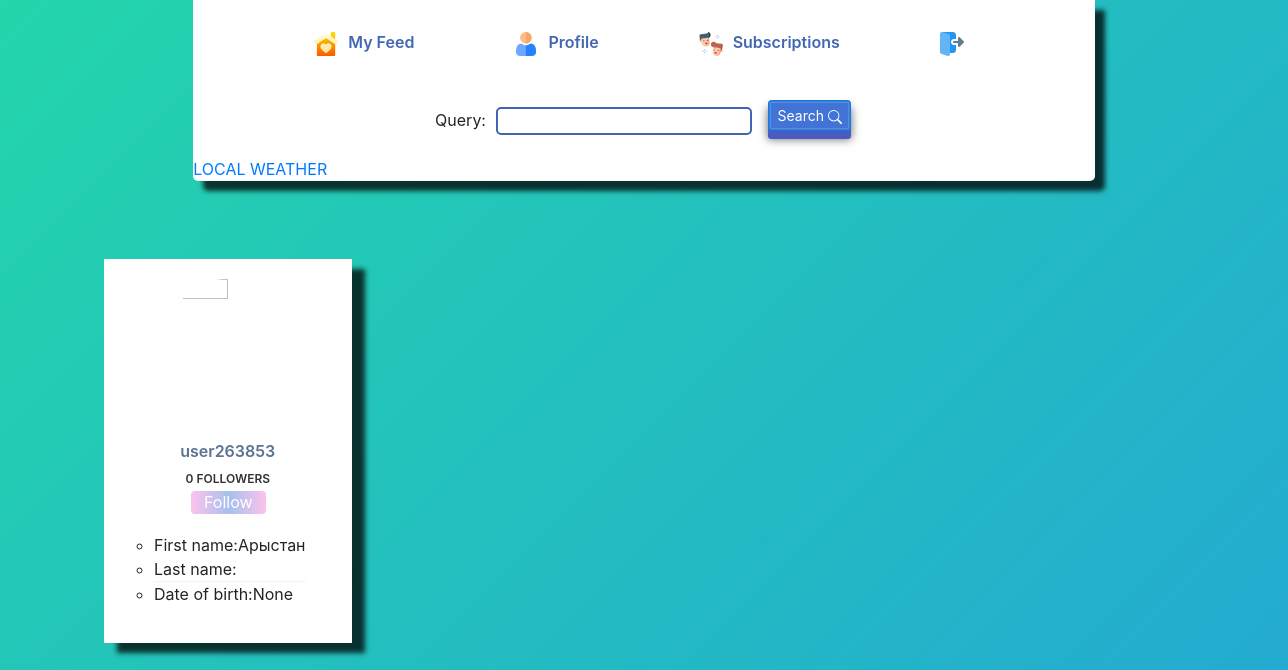
Before: /account/users/user263853 (signed in) with the older database file.
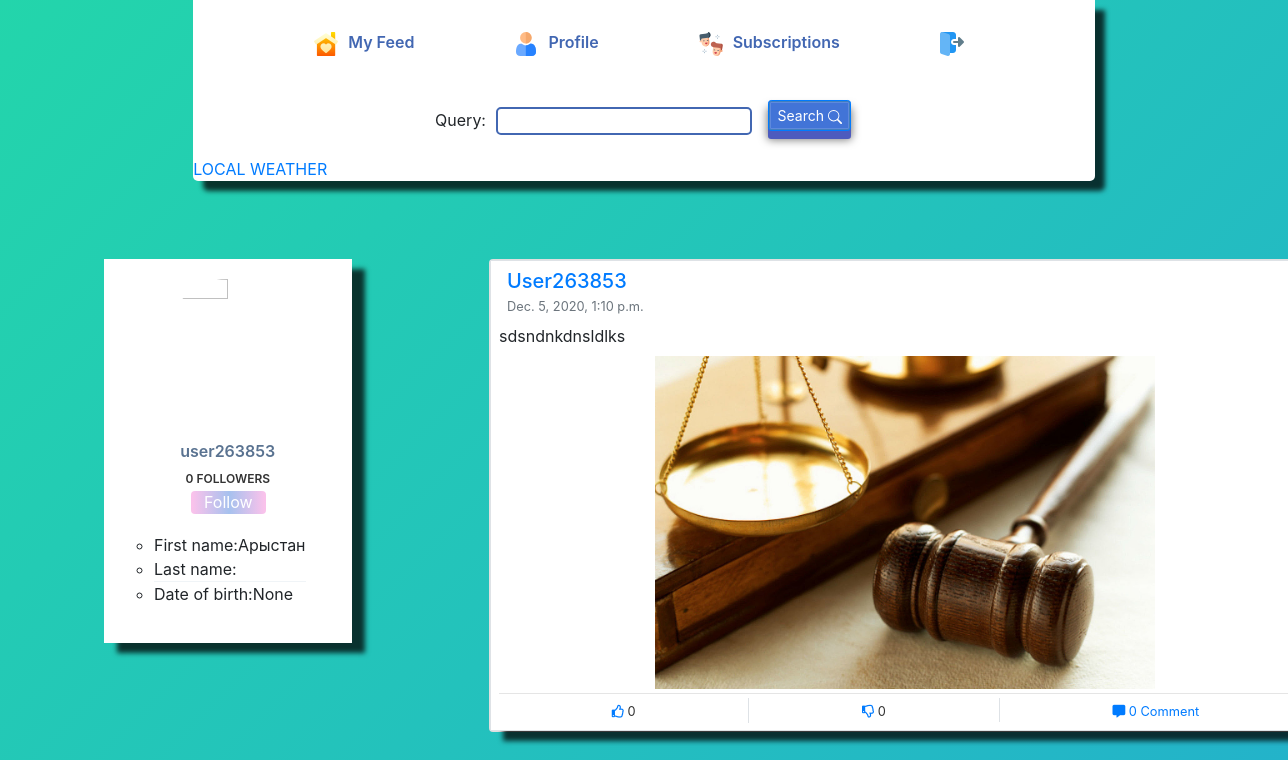
After: the same page with the newer database file.
### blog/models.py (models this page shows, shortened)
class Blog(models.Model):
    user = models.ForeignKey(User, on_delete=models.CASCADE)
    blog_text=models.TextField("What's up on your mind")
    photo = models.ImageField(upload_to='users/%Y/%m/%d', blank=True)
    date_added = models.DateTimeField(auto_now_add=True)
    votes = GenericRelation(LikeDislike, related_query_name='blogs')
    headline = models.CharField(max_length=500)

### account/views.py (the view)
# urls.py: path('users/<username>',views.others,name='others'),
@login_required
def others(request,username):
    s_form = Search1Form()
    try:
        user = User.objects.get(username=username)
    except:
        raise Http404
    blogs = Blog.objects.filter(user=user).order_by('date_added')
    context = locals()
    template = 'account/others.html'
    return render(request, template, context)

### account/forms.py
class Search1Form(forms.Form):
    query = forms.CharField()

### blog/models.py (called while the page is built)
    def likes(self):
        return self.get_queryset().filter(vote__gt=0)

    def dislikes(self):
        return self.get_queryset().filter(vote__lt=0)

### account/templates/account/others.html (shortened to what the changed rows need)
{% extends "base.html" %}
{%  load bootstrap4 %}
{% block content %}
{% bootstrap_css%}
<link href="//maxcdn.bootstrapcdn.com/bootstrap/4.1.1/css/bootstrap.min.css" rel="stylesheet" id="bootstrap-css">
 <link rel="stylesheet" href="https://stackpath.bootstrapcdn.com/bootstrap/4.4.1/css/bootstrap.min.css">
    <link rel="stylesheet" href="https://use.fontawesome.com/releases/v5.6.1/css/all.css">
<div class="col-6" style="margin-top: -358px;margin-left: 474px;max-width: 67%;">
                {% for blog in blogs%}
                <section class="card mt-4">
                    <div class="border p-2" style="
    box-shadow: 13px 10px 5px 0px rgba(0,0,0,0.75);
">
                        <div class="row m-0">
                                {% if blog.user.profile.photo %}
                              {% load thumbnail %}
                              {% endif %}
                            <div class="flex-grow-1 pl-2">
                                {% if blog.user != request.user %}
                                <a class="text-decoration-none" href="{% url 'users:others' blog.user %}">
                                    <h2 class="text-capitalize h5 mb-0">{{blog.user}}</h2>
                                </a>
                                {% else %}
                                <a class="text-decoration-none" href="{% url 'users:profile' %}">
                                    <h2 class="text-capitalize h5 mb-0">{{blog.user}}</h2>
                                </a>
                                {% endif %}
                                <p class="small text-secondary m-0 mt-1">{{blog.date_added}}</p>
                            </div>
                        </div>
                        <div class="">
                            <p class="my-2">
                                {{blog.blog_text}}
                            </p>
                            <center>
                            {% if blog.photo %}
    <img style="max-width:500px" src  = "{{blog.photo.url}}">
    {% endif %}
    </center>
                        </div>
                        <hr class="my-1">
                        <footer class="">
                            <div class="">
                                <ul class="list-group list-group-horizontal">
                                        <li data-id="{{ blog.id }}" data-type="blog" data-action="like" title="Нравится" class="list-group-item flex-fill text-center p-0 px-lg-2 border border-0">
                                        <a class="small text-decoration-none" href="#">
                                            <i class="far fa-thumbs-up"></i>
        <span data-count="like">{{ blog.votes.likes.count }}</span></a>
                                    </li>
                                    <li data-id="{{ blog.id }}" data-type="blog" data-action="dislike" title="Не Нравится" class="list-group-item flex-fill text-center p-0 px-lg-2 border border-right-0 border-top-0 border-bottom-0">
                                          <a class="small text-decoration-none" href="#">
                                            <i class="far fa-thumbs-down"></i>
        <span data-count="dislike">{{ blog.votes.dislikes.count }}</span></a>
                                    </li>
                                    <li class="list-group-item flex-fill text-center p-0 px-lg-2 border border-right-0 border-top-0 border-bottom-0">
                                        <a class="small text-decoration-none" data-toggle="collapse" href="#collapse{{ blog.id }}" role="button" aria-expanded="false" aria-controls="collapseExample">
                                            <i class="fas fa-comment-alt"></i> {{ blog.comments.count }} Comment
                                        </a>
                                    </li>
                                </ul>
                            </div>
                                    {% for comment in blog.comments.all %}
                                                     {% if comment.comment_user.profile.photo %}
                              {% load thumbnail %}
                              {% endif %}
                                    {% endfor %}
                        </footer>
                    </div>
                </section>
                {% endfor %}
            </div>
            <br><br>
<br>
<br>
{% endblock %}

Changed rows visible on the page:
added Blog: user "User263853", date_added "Dec. 5, 2020, 1:10 p.m.", blog_text "sdsndnkdnsldlks", photo (picture), votes.likes.count "0", votes.dislikes.count "0", comments.count "0"
